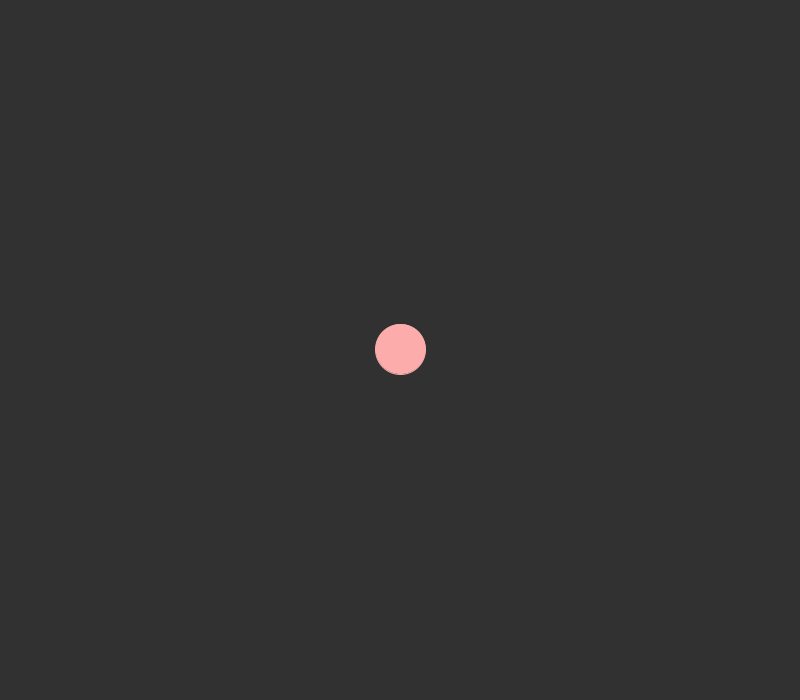
Frame 1 (no input)
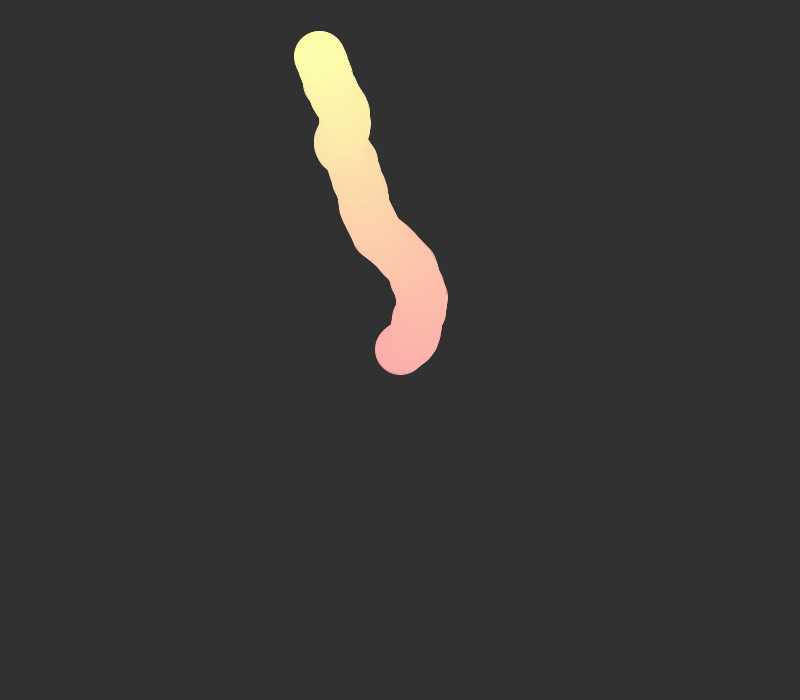
Frame 60 (the mouse pressed at the canvas centre just before this capture)
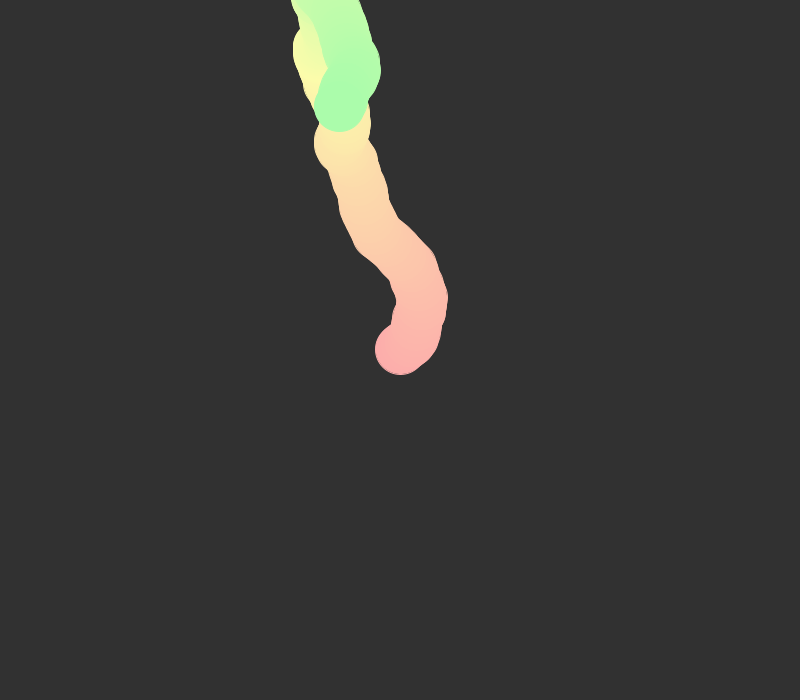
Frame 120 (the mouse held since frame 60 and released just before this capture)

The Processing sketch that drew these frames (run headless with seeded random() and noise(); from frame 60 on, the mouse is pressed at the canvas centre):

// Processing sketch: Wanderer
// ── Wanderer.pde
PVector loc;
PVector velo;
PVector accel;
float sz = 50;

void setup() {
  colorMode(HSB, 360, 100, 100, 100);
  size(800, 700);
  background(70);

  loc = new PVector(width/2, height/2);
  velo = new PVector(0, 0);
  accel = new PVector(-.1, .1);
}

void draw() {
  accel.set(random(-2, 2), random(-2, 2));

  fill(frameCount%360, 32, 99);
  stroke(frameCount%360, 32, 99);

  velo.add(accel);

  velo.limit(7);

  loc.add(velo);

  ellipse(loc.x, loc.y, sz, sz);

  if (loc.x - sz/2 > width) {
    loc.x = -sz/2;
  }

  if (loc.x + sz/2 < 0) {
    loc.x = width + sz/2;
  }

  if (loc.y - sz/2 > height) {
    loc.y = - sz/2;
  }

  if (loc.y + sz/2 < 0) {
    loc.y = height + sz/2;
  }
}
